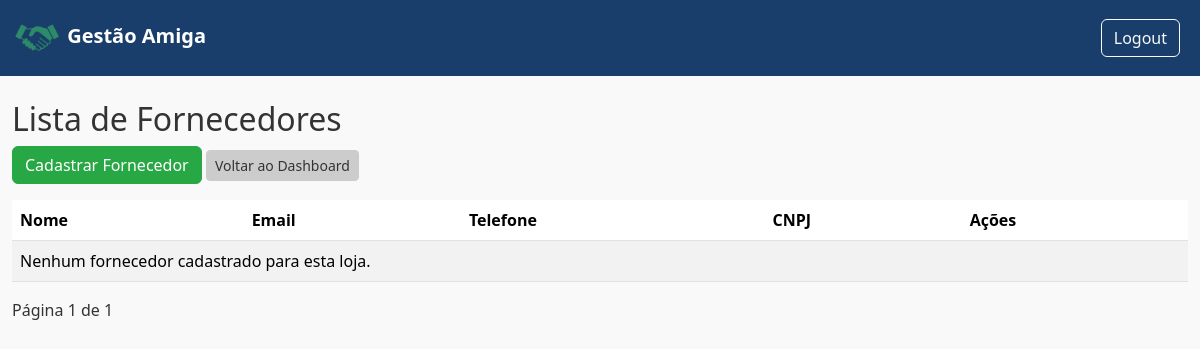
Before: /9/fornecedores/ (signed in) with the older database file.
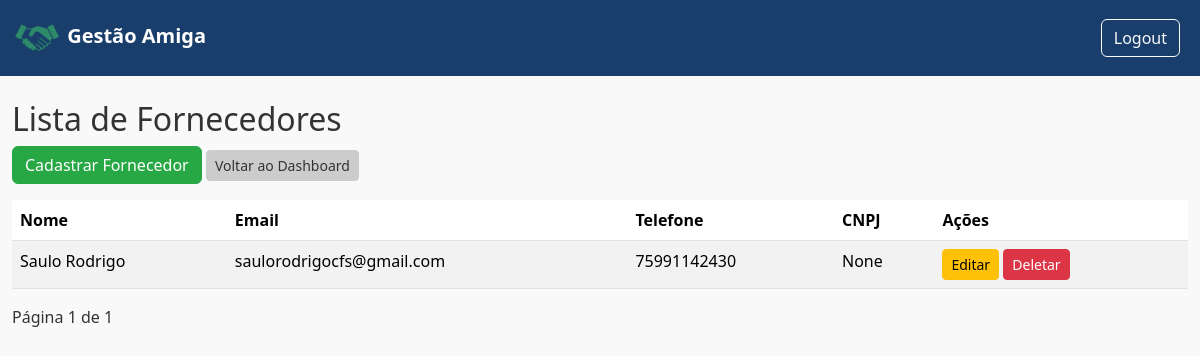
After: the same page with the newer database file.
### gestao/models.py (models this page shows, shortened)
class Fornecedor(models.Model):
    loja = models.ForeignKey(Loja, on_delete=models.CASCADE, related_name="fornecedores")
    nome = models.CharField(max_length=100)
    email = models.EmailField(blank=True, null=True)
    telefone = models.CharField(max_length=20, blank = True, null=True)
    cnpj = models.CharField(max_length=200, blank=True, null=True)
    endereco = models.TextField(blank = True, null=True)

### gestao/views.py (the view)
# urls.py: path('<int:loja_id>/fornecedores/', views.lista_fornecedores, name="lista_fornecedores"),
@login_required
def lista_fornecedores(request, loja_id):
    fornecedores = Fornecedor.objects.filter(loja_id=loja_id).order_by('-id')
    paginator = Paginator(fornecedores, 10)
    page_number = request.GET.get('page')
    page_obj = paginator.get_page(page_number)
    return render(request, 'financeiro/lista_fornecedores.html', {'fornecedores': page_obj, 'loja_id': loja_id, 'page_obj': page_obj} )

### templates/financeiro/lista_fornecedores.html (shortened to what this page needs)
{% extends 'base.html' %}
{% block content %}
<h2>Lista de Fornecedores</h2>
<a href="{% url 'cadastrar_fornecedor' loja_id %}" class="btn btn-primary">Cadastrar Fornecedor</a>
<a href="{% url 'dashboard_loja' loja_id %}" class="btn btn-secondary btn-sm">Voltar ao Dashboard</a>
<div class="table-responsive mt-3">
<table class="table table-striped">
    <thead>
        <tr>
            <th>Nome</th>
            <th>Email</th>
            <th>Telefone</th>
            <th>CNPJ</th>
            <th>Ações</th>
        </tr>
    </thead>
    <tbody>
        {% for fornecedor in page_obj %}
        <tr>
            <td>{{ fornecedor.nome }}</td>
            <td>{{ fornecedor.email }}</td>
            <td>{{ fornecedor.telefone }}</td>
            <td>{{ fornecedor.cnpj }}</td>
            <td>
                <a href="{% url 'editar_fornecedor' loja_id fornecedor.id %}" class="btn btn-warning btn-sm">Editar</a>
                <a href="{% url 'deletar_fornecedor' loja_id fornecedor.id %}" class="btn btn-danger btn-sm">Deletar</a>
            </td>
        </tr>
        {% empty %}
        <tr>
            <td colspan="5">Nenhum fornecedor cadastrado para esta loja.</td>
        </tr>
        {% endfor %}
    </tbody>
</table>
</div>
<div class="pagination">
    <span>Página {{ page_obj.number }} de {{ page_obj.paginator.num_pages }}</span>
</div>
{% endblock %}

Changed rows visible on the page:
added Fornecedor: nome "Saulo Rodrigo", email "saulorodrigocfs@gmail.com", telefone "75991142430", cnpj "None"
Other visible differences:
text no longer shown: "Nenhum fornecedor cadastrado para esta loja."
